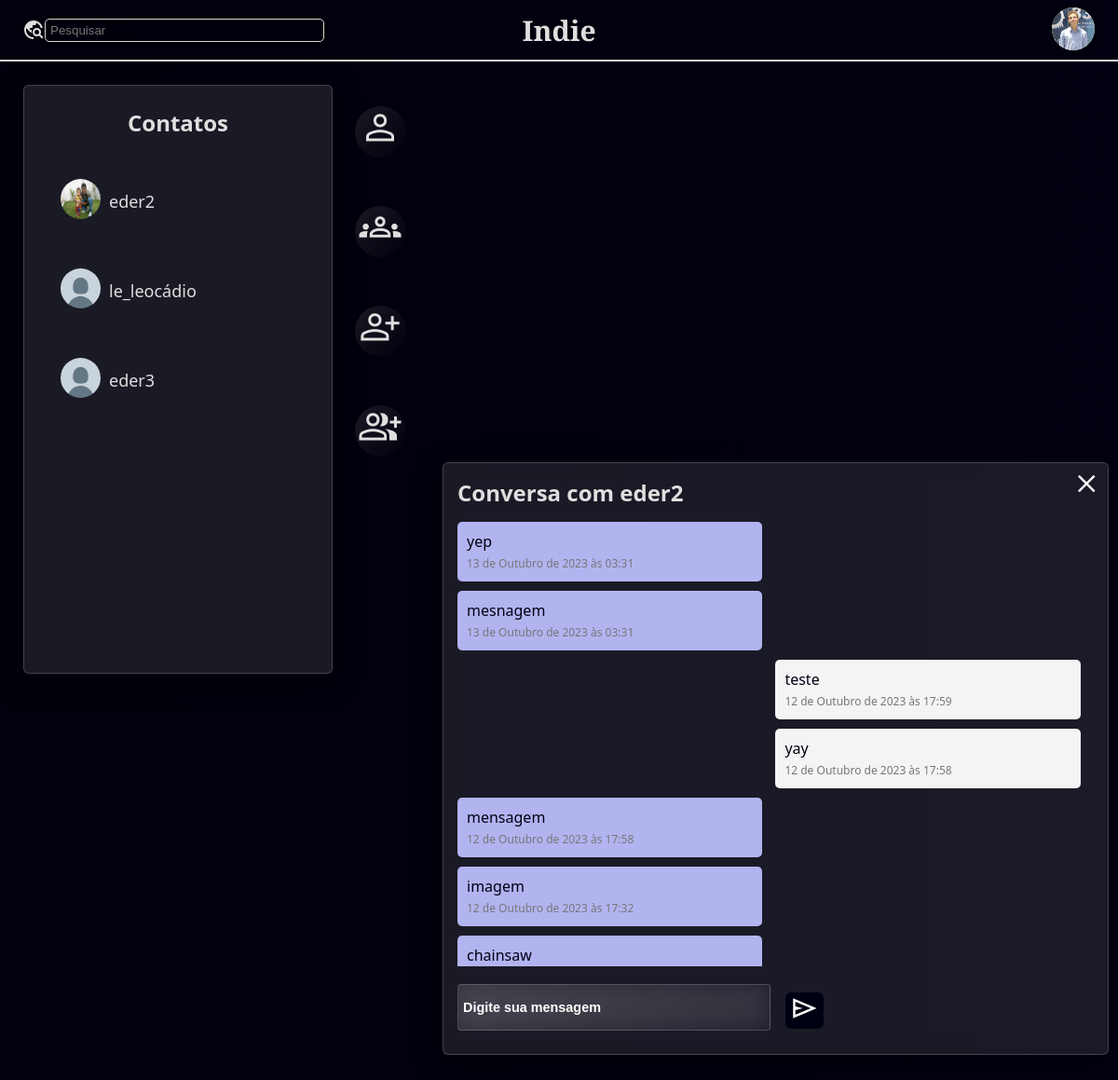
/msg/conversation/eder2/ (signed in), run on the app's committed database.
### storage_app/models.py (models this page shows, shortened)
class UserProfile(models.Model):
    user = models.OneToOneField(CustomUser, on_delete=models.CASCADE, related_name='profile')
    profile_picture = models.ImageField(upload_to='profile_pictures/', blank=True, null=True)
    bio = models.TextField(max_length=200, blank=True)
    following = models.ManyToManyField(CustomUser, related_name='followers', blank=True)

### letter_app/models.py (models this page shows, shortened)
class Contact(models.Model):
    user = models.ForeignKey(settings.AUTH_USER_MODEL, on_delete=models.CASCADE, related_name='contacts')
    contact = models.ForeignKey(settings.AUTH_USER_MODEL, on_delete=models.CASCADE, related_name='contacted_by')
    requested_by = models.ForeignKey(settings.AUTH_USER_MODEL, on_delete=models.CASCADE, null=True, blank=True)

class Message(models.Model):
    sender = models.ForeignKey(settings.AUTH_USER_MODEL, on_delete=models.CASCADE, related_name='sent_messages')
    receiver = models.ForeignKey(settings.AUTH_USER_MODEL, on_delete=models.CASCADE, related_name='received_messages')
    content = models.TextField()
    document = models.FileField(upload_to='message_attachments/', null=True, blank=True)
    video = models.FileField(upload_to='message_attachments/', null=True, blank=True, validators=[validate_video])
    image = models.ImageField(upload_to='message_images/', null=True, blank=True, validators=[validate_image])
    timestamp = models.DateTimeField(auto_now_add=True)

### indie_app/models.py (models this page shows, shortened)
class CustomUser(AbstractUser):
    username = models.CharField(max_length=30, unique=True)
    name = models.CharField(max_length=100)
    following = models.ManyToManyField('self', blank=True, symmetrical=False, related_name='followings')

### letter_app/views.py (the view)
# urls.py: path('conversation/<str:contact_username>/', views.conversation, name='conversation'),
@login_required
def conversation(request, contact_username):
    contact_user = get_object_or_404(CustomUser, username=contact_username)
    conversation = Message.objects.filter(
        (Q(sender=request.user) & Q(receiver=contact_user )) | (Q(sender=contact_user) & Q(receiver=request.user))
    ).order_by('-timestamp')
    contacts = Contact.objects.filter(user=request.user)
    friend_requests = Contact.objects.filter(contact=request.user, requested_by__isnull=False)
    user_profile = UserProfile.objects.get(user=request.user)
    context = {
        'contact_username': contact_username,
        'conversation': conversation,
        'contacts': contacts,
        'friend_requests': friend_requests,
        'user_profile': user_profile,
    }
    return render(request, 'chat/conversation.html', context)

### indie_app/context_processors.py (called while the page is built)
def user_profile(request):
    if request.user.is_authenticated:
        user_profile = CustomUser.objects.get(username=request.user.username)
        return {'user_profile': user_profile}
    return {}

### templates/chat/conversation.html (shortened to what this page needs)
{% extends 'chat/inbox.html' %}
{% load static %}
{% block content %}
<!DOCTYPE html>
<html lang="en">
<head>
    <link rel="stylesheet" href="{% static 'css/letter/messages.css' %}">
</head>
<body>
    <main class="conversa">
        <h1 class="nome_contato_conversa">Conversa com {{ contact_username }}</a></h1>
        <a href="{% url 'letter_app:inbox' %}"><span class="material-symbols-outlined" id="close">
        </span></a>
        <section class="message-container">
            {% for message in conversation %}
                <article class="message {% if message.sender == request.user %}sent{% else %}received{% endif %}">
                    <p>{{ message.content }}</p>
                    <span class="timestamp">{{ message.timestamp }}</span>
                </article>
            {% endfor %}
        </section>
        <form method="post" id="env" action="{% url 'letter_app:send_message' contact_username=contact_username %}">
            <input type="text" id="envmsg" name="content" placeholder="Digite sua mensagem" required>
            <button type="submit" id="btnsend">
                <span id="iconsend" class="material-symbols-outlined">
                    </span>
            </button>
        </form>
    </main>
</body>
</html>
{% endblock %}

### templates/chat/inbox.html (shortened to what this page needs)
{% load static %}
<!DOCTYPE html>
<html lang="pt-br">
<head>
  <link rel="stylesheet" href="{% static 'css/main/estruturamain.css' %}">
  <link rel="stylesheet" href="{% static 'css/letter/message.css' %}">
</head>
<body>
  <header>
    <nav>
      <h1 class="nomelogo"><a href="{% url 'indie_app:main' %}">Indie</a></h1>
      <article>
        <form action="#"><input type="search" class="pesquisamain" placeholder="Pesquisar"></form>
        <span class="material-symbols-outlined" id="searchicon">
        </span>
      </article>
      <a class="logo" href="{% url 'storage_app:userprofile' user_id=request.user.id %}">
        {% if user_profile.profile_picture %}
        <article class="circle"><img src="{{ user_profile.profile_picture.url }}" alt="Foto de Perfil" class="perfilf">
        </article>
        {% else %}
        <article class="circle"><img src="{% static 'img/whyman.png' %}" alt="Foto de Perfilp" class="perfilf">
        </article>
        {% endif %}
      </a>
    </nav>
  </header>
  <main>
    <section id="contac" class="div-contac">
      <h1 class="contatosnome">Contatos</h1>
      <ul>
        {% for contact in contacts %}
        <a href="{% url 'letter_app:conversation' contact_username=contact.contact.username %}">
          <li class="c"> {% if contact.contact.profile.profile_picture %}
            <span class="circle" id="circle_contacts">
              <img class="fotoperfil" src="{{ contact.contact.profile.profile_picture.url }}"
                alt="{{ contact.contact.username }}'s Profile Picture">
            </span>
            {% else %}
            <span class="circle" id="circle_contacts">
              <img class="fotoperfil" src="{% static 'img/whyman.png' %}" alt="Foto de Perfil">
            </span>
            {% endif %}
            <span>
              {{ contact.contact.username }}
            </span>
          </li>
        </a>
        {% empty %}
        <li>Nenhum contato encontrado.</li>
        {% endfor %}
      </ul>
    </section>
    <section id="iconesg">
      <article class="cazul" id="cazul1">
        <a href="{% url 'letter_app:inbox' %}" onclick="mostrarContato()">
          <span id="contatosicon" class="material-symbols-outlined">
          </span>
        </a>
      </article>
      <article class="cazul" id="cazul2">
        <a href="{% url 'letter_app:group_list' %}" onclick="mostrarGrupos()">
          <span id="groupincons" class="material-symbols-outlined">
          </span>
        </a>
      </article>
      <article class="cazul" id="cazul3">
        <a href="{% url 'letter_app:add_contact' %}" onclick="mostrarOutros()">
          <span id="addcontatosicon" class="material-symbols-outlined">
          </span>
        </a>
      </article>
      <article class="cazul" id="cazul4">
        <a href="{% url 'letter_app:create_group' %}" onclick="mostrarCriarGrupos()">
          <span id="addgroupincons" class="material-symbols-outlined">
          </span>
        </a>
      </article>
    </section>
    {% block content %}
    {% endblock %}
  </main>
</body>
</html>

### static/css/main/estruturamain.css (style rules this page uses)
:root { --letrasClaras: #dfdfdf; --letrasAzuis: rgb(0, 0, 19); --fundoAzul: linear-gradient(to right, rgb(1, 0, 12), rgb(1, 0, 14), rgb(1, 0, 16)); --fundoBranco: linear-gradient(to right, rgb(245, 245, 245), rgb(235, 235, 235), rgb(225, 225, 225)); --fundoIndigo: linear-gradient(to right, #223f55, #213e54, #25445d); }
* { margin: 0; padding: 0; }
html { background: var(--fundoAzul); }
body { font-family: system-ui, -apple-system, BlinkMacSystemFont, 'Segoe UI', Roboto, Oxygen, Ubuntu, Cantarell, 'Open Sans', 'Helvetica Neue', sans-serif; overflow-x: hidden; }
a { color: var(--letrasClaras); text-decoration: none; transition: 0.3s; }
nav { display: flex; justify-content: space-around; align-items: center; font-family: system-ui, -apple-system, Helvetica, Arial, sans-serif; height: 8vh; border-bottom: 2px solid var(--letrasClaras); color: var(--letrasClaras); }
.nomelogo { font-family: 'Playfair Display', serif; text-align: center; position: absolute; font-size: 30px; }
.pesquisamain { padding: 5px; position: absolute; border-radius: 5px; background: transparent; backdrop-filter: blur(20px); color: var(--letrasClaras); border: 1px solid rgb(215, 215, 215); box-shadow: 0 0 5px 0 rgba(0, 0, 0, 1); height: 25px; width: 300px; top: 2.5vh; left: 4vw; }
#searchicon { position: absolute; color: var(--fundoBranco); left: 2vw; top: 2.5vh; }
.perfilf { max-width: 46px; max-height: 46px; width: auto; height: auto; border-radius: 50%; position: absolute; right: 2vw; top: 0.85vh; border: 1px solid black; background-color: var(--letrasClaras); box-shadow: 0 0 5px 0 rgba(0, 0, 0, 0.5); }
main { background-size: cover; height: 92vh; color: var(--letrasClaras); }
@media screen and (min-width: 601px) { main { display: flex; justify-content: space-between; align-items: flex-start; } }

### static/css/letter/message.css (style rules this page uses)
:root { --letrasClaras: #dfdfdf; --letrasAzuis: rgb(0, 0, 19); --fundoAzul: linear-gradient(to right, rgb(1, 0, 12), rgb(1, 0, 14), rgb(1, 0, 16)); --fundoBranco: linear-gradient(to right, rgb(245, 245, 245), rgb(235, 235, 235), rgb(225, 225, 225)); --fundoIndigo: linear-gradient(to right, #223f55, #213e54, #25445d); }
* { margin: 0; padding: 0; }
body { overflow: hidden; box-sizing: border-box; font-family: system-ui, -apple-system, Helvetica, Arial, sans-serif; background-image: var(--fundoAzul); }
.fotoperfil { height: 43px; width: 43px; border-radius: 50%; }
.perfilf { width: 100%; height: 100%; position: absolute; border-radius: 50%; object-fit: cover; }
a { color: var(--letrasClaras); text-decoration: none; transition: 0.3s; }
h1 { font-size: 24px; }
ul { list-style: none; }
main { color: var(--letrasClaras); }
.div-contac { height: 75vh; width: 25vw; padding: 15px; margin: 25px; border-radius: 6px; background: rgba(255, 255, 255, 0.1); backdrop-filter: blur(10px); -webkit-backdrop-filter: blur(10px); border: 1px solid rgba(255, 255, 255, 0.18); box-shadow: 0 8px 32px 0 rgba(0, 0, 0, 0.37); transition: transform 0.5s ease, height 0.2s ease; }
.contatosnome { text-align: center; margin-top: 8px; margin-bottom: 20px ; font-size: 24px; }
.c { display: flex; align-items: center; width: 80%; padding: 8%; list-style: none; text-decoration: none; font-size: large; border-radius: 6px; color: var(--letrasClaras); }
#iconesg { display: flex; flex-direction: column; align-items: center; height: 79%; width: 6vw; position: absolute; right: 63vw; top: 13vh; }
.cazul { background: linear-gradient(135deg, rgba(255, 255, 255, 0.1), rgba(255, 255, 255, 0)); backdrop-filter: blur(10px); width: 55px; height: 55px; border-radius: 50%; align-items: center; text-align: center; box-shadow: 8px rgba(0, 0, 0, 0.37); cursor: pointer; margin: 10px 0; }
#cazul1 { position: relative; }
#cazul2 { position: relative; top: 4vh; }
#cazul3 { position: relative; top: 8vh; }
#cazul4 { position: relative; top: 12vh; }
#contatosicon, #groupincons, #addcontatosicon, #addgroupincons { font-size: 45px; text-align: center; }
.conversa { display: block; position: absolute; bottom: 4.9vh; left: 37.5vw; height: 75.5vh; width: 56.9vw; padding: 15px; margin: 25px; border-radius: 6px; background: rgba(255, 255, 255, 0.1); backdrop-filter: blur(10px); -webkit-backdrop-filter: blur(10px); border: 1px solid rgba(255, 255, 255, 0.18); box-shadow: 0 8px 32px 0 rgba(0, 0, 0, 0.37); transform: scale(1); transition: transform 0.5s ease, height 0.2s ease; }
#circle_contacts { margin-right: 9px; }

### data on the page
UserProfile: profile_picture (picture)
Contact: contact.profile.profile_picture (picture), contact.username "eder2"
Contact: contact.username "le_leocádio"
Contact: contact.username "eder3"
CustomUser: username "eder2"
Message: content "yep", timestamp "13 de Outubro de 2023 às 03:31"
Message: content "mesnagem", timestamp "13 de Outubro de 2023 às 03:31"
Message: content "teste", timestamp "12 de Outubro de 2023 às 17:59"
Message: content "yay", timestamp "12 de Outubro de 2023 às 17:58"
Message: content "mensagem", timestamp "12 de Outubro de 2023 às 17:58"
Message: content "imagem", timestamp "12 de Outubro de 2023 às 17:32"
Message: content "chainsaw"
